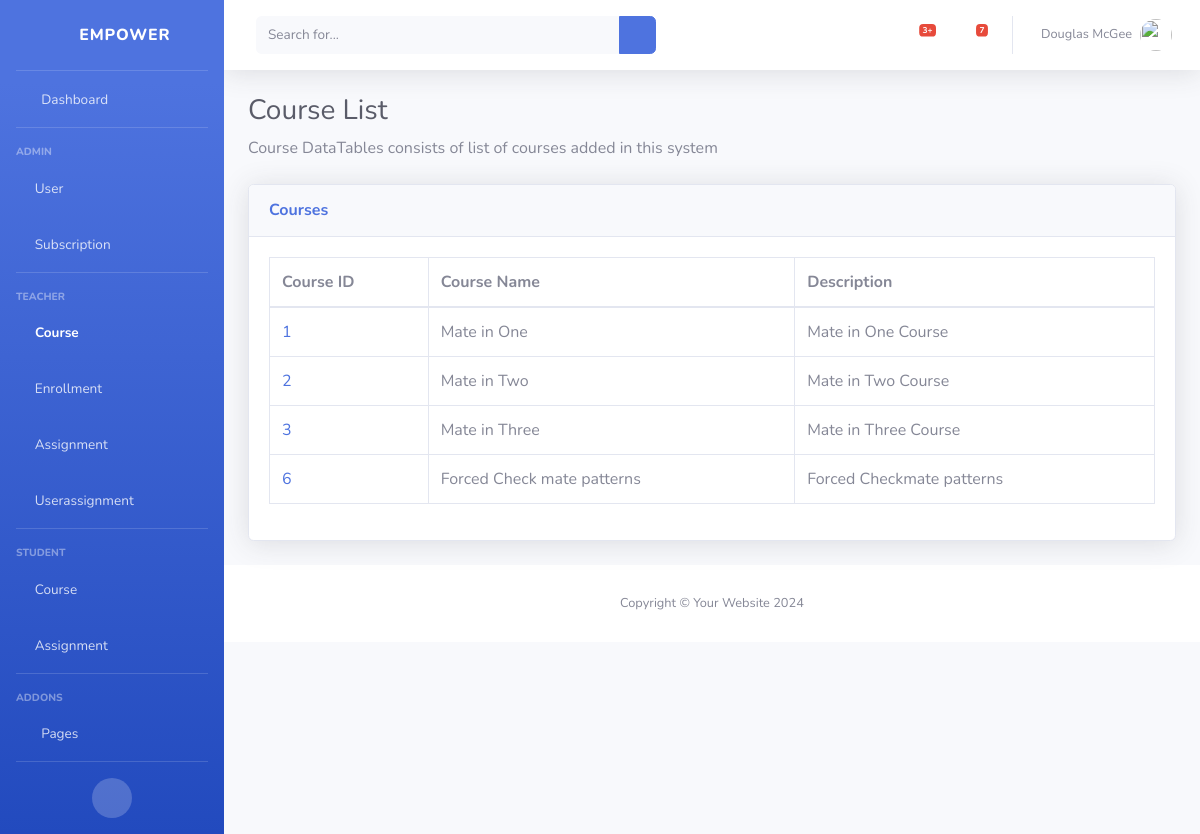
Page /courses/ on the committed database.
### classRoom/models.py (models this page shows)
class Course(models.Model):
    id = models.AutoField(primary_key=True)
    course_name = models.CharField(max_length=100)
    course_description = models.TextField()

### classRoom/views.py (the view)
# urls.py: path('courses/',view_courses,name="view_courses"),
def view_courses(request):
	course_data = Course.objects.all()
	print(course_data)
	return render(request,"view_courses.html",{'course_data': course_data} )

### classRoom/templates/view_courses.html
{% extends 'base.html' %}
{% block content %}
<h1 class="h3 mb-2 text-gray-800">Course List</h1>
<p class="mb-4">Course DataTables consists of list of courses added in this system</p>
<div class="card shadow mb-4">
    <div class="card-header py-3">
        <h6 class="m-0 font-weight-bold text-primary">Courses</h6>
    </div>
    <div class="card-body">
        <div class="table-responsive">
            <table class="table table-bordered" id="dataTable" width="100%" cellspacing="0">
                <thead>
                    <tr>
                        <th>Course ID</th>
                        <th>Course Name</th>
                        <th>Description</th>
                    </tr>
                </thead>
                <tbody>
                    {% for course in course_data %}
                <tr>
                    <td>
                        <a href="/course/{{ course.id }}/">{{ course.id }}</a>
                    </td>
                    <td>{{ course.course_name }}</td>
                    <td>{{ course.course_description }}</td>
                </tr>
            {% endfor %}
                </tbody>
            </table>
        </div>
    </div>
</div>
{% endblock %}

### rows in the picture
Course: id "1", course_name "Mate in One", course_description "Mate in One Course"
Course: id "2", course_name "Mate in Two", course_description "Mate in Two Course"
Course: id "3", course_name "Mate in Three", course_description "Mate in Three Course"
Course: id "6", course_name "Forced Check mate patterns", course_description "Forced Checkmate patterns"
